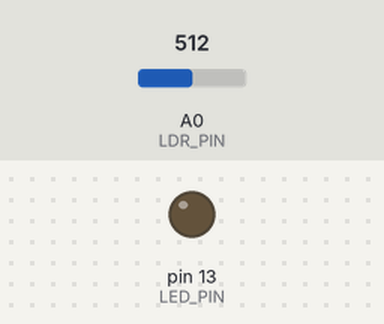
This sketch was run on a simulated Arduino Uno, built with avr-gcc and run on an emulated ATmega328P. On the bench: output pins drawn as LEDs (lit = HIGH). The test bench sets the inputs (shaded band); at power-on: A0 (LDR_PIN) = 512.

Above: at 1.2 s.
1.3 s: A0 (LDR_PIN) set to 310
2.8 s: A0 (LDR_PIN) set to 292
At 3.9 s:
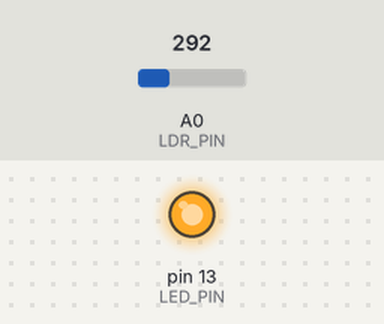
4.3 s: A0 (LDR_PIN) set to 306
At 5.2 s:
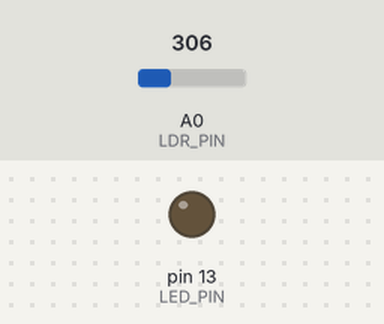
5.8 s: A0 (LDR_PIN) set to 290
At 6.4 s:
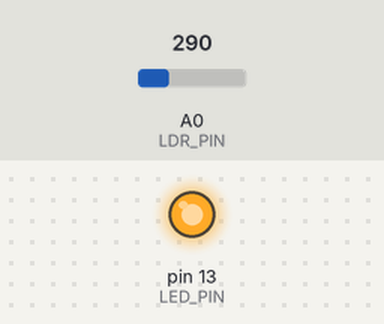
Timing chart, 0 to 8.3 s (numbered marks = the images above; inputs shaded):
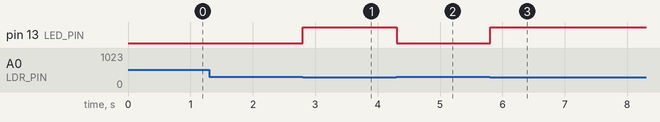

The sketch:

Iluminacao_Arduino.ino
```cpp
// Projeto de Iluminação Automática
// Arthur L. Castro

#define LED_PIN 13                      // Define LED_PIN como 13
#define LDR_PIN A0                      // Define LDR_PIN como A0
#define LIMIAR_DE_LUMINOSIDADE 300      // Define LIMIAR_DE_LUMINOSIDADE como 300

int luminosidade;               // Cria variavel para armazenar a leitura do LDR

void setup() {
  pinMode(LED_PIN, OUTPUT);     // Define o pino 13 como saida
  pinMode(LDR_PIN, INPUT);      // Define o pino A0 como entrada
}

void loop() {
  luminosidade = analogRead(LDR_PIN);     // Efetua leitura do pino A0

  if(luminosidade <= LIMIAR_DE_LUMINOSIDADE){
    digitalWrite(LED_PIN, HIGH);          // Configura o estado do pino 13 para 5V, ou seja, liga o LED
  } else {
    digitalWrite(LED_PIN, LOW);           // Configura o estado do pino 13 para 0V, ou seja, desliga o LED
  }

  delay(100);     // Pausa antes de inciar um novo ciclo
}
```

Measured:
- the behaviour switches between 301 and 300 on A0 (LDR_PIN) (found by bisection; images 0 and 1)
- after the input at 1.3 s, every drawn part: stays the same
- after the input at 2.8 s, pin 13 (LED_PIN): LOW → HIGH at once
- after the input at 4.3 s, pin 13 (LED_PIN): HIGH → LOW at once
- after the input at 5.8 s, pin 13 (LED_PIN): LOW → HIGH at once
